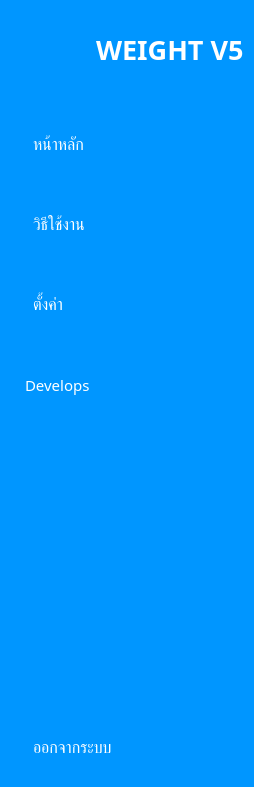
     <widget class="QWidget" name="show_sidebar" native="true">
      <property name="enabled">
       <bool>true</bool>
      </property>
      <property name="styleSheet">
       <string notr="true">QWidget {
	background-color: rgb(0, 150, 255);
	border-radius: 10px;
}

QPushButton {
	color: white;
	text-align: left;
	height: 30px;
	border: none;
	border-top-left-radius: 10px;
	border-bottom-left-radius: 10px;
	padding: 15px;
}

QPushButton:checked {
	background-color: #f5fafe;
	color: rgb(0, 150, 255);
	font-weight: bold;
}</string>
      </property>
      <layout class="QVBoxLayout" name="verticalLayout_4">
       <property name="spacing">
        <number>6</number>
       </property>
       <property name="leftMargin">
        <number>10</number>
       </property>
       <property name="topMargin">
        <number>9</number>
       </property>
       <property name="rightMargin">
        <number>10</number>
       </property>
       <property name="bottomMargin">
        <number>9</number>
       </property>
       <item>
        <layout class="QHBoxLayout" name="horizontalLayout_2">
         <property name="topMargin">
          <number>0</number>
         </property>
         <property name="rightMargin">
          <number>0</number>
         </property>
         <item>
          <widget class="QLabel" name="profile_img1">
           <property name="minimumSize">
            <size>
             <width>80</width>
             <height>80</height>
            </size>
           </property>
           <property name="maximumSize">
            <size>
             <width>80</width>
             <height>80</height>
            </size>
           </property>
           <property name="text">
            <string/>
           </property>
           <property name="pixmap">
            <pixmap resource="resource.qrc">:/assets/images/polipharm.png</pixmap>
           </property>
           <property name="scaledContents">
            <bool>true</bool>
           </property>
          </widget>
         </item>
         <item>
          <widget class="QLabel" name="label_3">
           <property name="font">
            <font>
             <family>Kanit</family>
             <pointsize>20</pointsize>
             <bold>true</bold>
            </font>
           </property>
           <property name="styleSheet">
            <string notr="true">color: rgb(255, 255, 255);</string>
           </property>
           <property name="text">
            <string>WEIGHT V5</string>
           </property>
          </widget>
         </item>
        </layout>
       </item>
       <item>
        <layout class="QVBoxLayout" name="verticalLayout_2">
         <property name="spacing">
          <number>20</number>
         </property>
         <property name="topMargin">
          <number>20</number>
         </property>
         <item>
          <widget class="QPushButton" name="home_1">
           <property name="font">
            <font>
             <family>Kanit</family>
             <pointsize>12</pointsize>
             <bold>false</bold>
            </font>
           </property>
           <property name="cursor">
            <cursorShape>PointingHandCursor</cursorShape>
           </property>
           <property name="text">
            <string>  หน้าหลัก</string>
           </property>
           <property name="icon">
            <iconset resource="resource.qrc">
             <normaloff>:/assets/icon/home.png</normaloff>:/assets/icon/home.png</iconset>
           </property>
           <property name="iconSize">
            <size>
             <width>40</width>
             <height>40</height>
            </size>
           </property>
           <property name="checkable">
            <bool>true</bool>
           </property>
           <property name="autoExclusive">
            <bool>true</bool>
           </property>
          </widget>
         </item>
         <item>
          <widget class="QPushButton" name="manual_1">
           <property name="font">
            <font>
             <family>Kanit</family>
             <pointsize>12</pointsize>
            </font>
           </property>
           <property name="cursor">
            <cursorShape>PointingHandCursor</cursorShape>
           </property>
           <property name="text">
            <string>  วิธีใช้งาน</string>
           </property>
           <property name="icon">
            <iconset resource="resource.qrc">
             <normaloff>:/assets/icon/manual_1.png</normaloff>:/assets/icon/manual_1.png</iconset>
           </property>
           <property name="iconSize">
            <size>
             <width>40</width>
             <height>40</height>
            </size>
           </property>
           <property name="checkable">
            <bool>true</bool>
           </property>
           <property name="autoExclusive">
            <bool>true</bool>
           </property>
          </widget>
         </item>
         <item>
          <widget class="QPushButton" name="setting_1">
           <property name="font">
            <font>
             <family>Kanit</family>
             <pointsize>12</pointsize>
            </font>
           </property>
           <property name="cursor">
            <cursorShape>PointingHandCursor</cursorShape>
           </property>
           <property name="text">
            <string>  ตั้งค่า</string>
           </property>
           <property name="icon">
            <iconset resource="resource.qrc">
             <normaloff>:/assets/icon/settings.png</normaloff>:/assets/icon/settings.png</iconset>
           </property>
           <property name="iconSize">
            <size>
             <width>40</width>
             <height>40</height>
            </size>
           </property>
           <property name="checkable">
            <bool>true</bool>
           </property>
           <property name="autoExclusive">
            <bool>true</bool>
           </property>
          </widget>
         </item>
         <item>
          <widget class="QPushButton" name="develops_1">
           <property name="font">
            <font>
             <family>Kanit</family>
             <pointsize>11</pointsize>
            </font>
           </property>
           <property name="cursor">
            <cursorShape>PointingHandCursor</cursorShape>
           </property>
           <property name="text">
            <string>Develops </string>
           </property>
           <property name="icon">
            <iconset resource="resource.qrc">
             <normaloff>:/assets/icon/developer.png</normaloff>:/assets/icon/developer.png</iconset>
           </property>
           <property name="iconSize">
            <size>
             <width>50</width>
             <height>50</height>
            </size>
           </property>
           <property name="checkable">
            <bool>true</bool>
           </property>
           <property name="autoExclusive">
            <bool>true</bool>
           </property>
          </widget>
         </item>
        </layout>
       </item>
       <item>
        <spacer name="verticalSpacer_2">
         <property name="orientation">
          <enum>Qt::Orientation::Vertical</enum>
         </property>
         <property name="sizeHint" stdset="0">
          <size>
           <width>20</width>
           <height>297</height>
          </size>
         </property>
        </spacer>
       </item>
       <item>
        <widget class="QPushButton" name="signout_1">
         <property name="font">
          <font>
           <family>Kanit</family>
           <pointsize>12</pointsize>
           <strikeout>false</strikeout>
           <kerning>true</kerning>
          </font>
         </property>
         <property name="cursor">
          <cursorShape>PointingHandCursor</cursorShape>
         </property>
         <property name="text">
          <string>  ออกจากระบบ</string>
         </property>
         <property name="icon">
          <iconset resource="resource.qrc">
           <normaloff>:/assets/icon/logout.png</normaloff>:/assets/icon/logout.png</iconset>
         </property>
         <property name="iconSize">
          <size>
           <width>50</width>
           <height>50</height>
          </size>
         </property>
         <property name="shortcut">
          <string notr="true">Ctrl+S</string>
         </property>
        </widget>
       </item>
      </layout>
     </widget>
